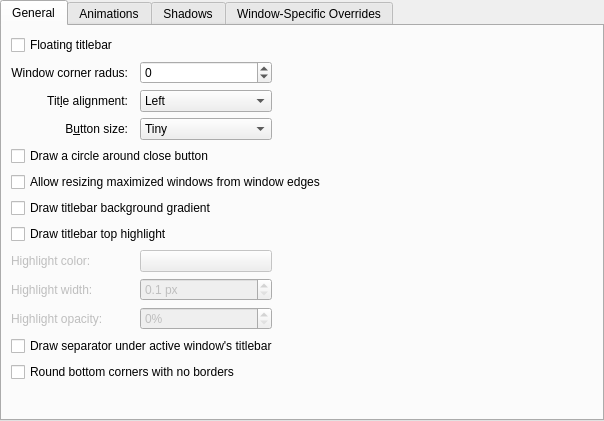
<?xml version="1.0" encoding="UTF-8"?>
<ui version="4.0">
 <class>DarklyConfigurationUI</class>
 <widget class="QWidget" name="DarklyConfigurationUI">
  <property name="geometry">
   <rect>
    <x>0</x>
    <y>0</y>
    <width>604</width>
    <height>421</height>
   </rect>
  </property>
  <layout class="QVBoxLayout" name="verticalLayout">
   <property name="margin" stdset="0">
    <number>0</number>
   </property>
   <item>
    <widget class="QTabWidget" name="tabWidget">
     <property name="currentIndex">
      <number>0</number>
     </property>
     <widget class="QWidget" name="tab">
      <attribute name="title">
       <string>General</string>
      </attribute>
      <layout class="QGridLayout" name="gridLayout_4">
       <item row="2" column="1">
        <widget class="QLabel" name="label_3">
         <property name="text">
          <string>Tit&amp;le alignment:</string>
         </property>
         <property name="alignment">
          <set>Qt::AlignmentFlag::AlignRight|Qt::AlignmentFlag::AlignTrailing|Qt::AlignmentFlag::AlignVCenter</set>
         </property>
         <property name="buddy">
          <cstring>titleAlignment</cstring>
         </property>
        </widget>
       </item>
       <item row="3" column="3">
        <widget class="QComboBox" name="buttonSize">
         <item>
          <property name="text">
           <string>Tiny</string>
          </property>
         </item>
         <item>
          <property name="text">
           <string comment="@item:inlistbox Button size:">Small</string>
          </property>
         </item>
         <item>
          <property name="text">
           <string comment="@item:inlistbox Button size:">Medium</string>
          </property>
         </item>
         <item>
          <property name="text">
           <string comment="@item:inlistbox Button size:">Large</string>
          </property>
         </item>
         <item>
          <property name="text">
           <string comment="@item:inlistbox Button size:">Very Large</string>
          </property>
         </item>
        </widget>
       </item>
       <item row="12" column="1" colspan="3">
        <widget class="QCheckBox" name="roundedCorners">
         <property name="text">
          <string>Round bottom corners with no borders</string>
         </property>
        </widget>
       </item>
       <item row="11" column="1" colspan="4">
        <widget class="QCheckBox" name="drawTitleBarSeparator">
         <property name="text">
          <string>Draw separator under active window's titlebar</string>
         </property>
        </widget>
       </item>
       <item row="2" column="4">
        <spacer name="horizontalSpacer">
         <property name="orientation">
          <enum>Qt::Orientation::Horizontal</enum>
         </property>
         <property name="sizeHint" stdset="0">
          <size>
           <width>40</width>
           <height>20</height>
          </size>
         </property>
        </spacer>
       </item>
       <item row="6" column="1" colspan="4">
        <widget class="QCheckBox" name="drawBackgroundGradient">
         <property name="text">
          <string>Draw titlebar background gradient</string>
         </property>
        </widget>
       </item>
       <item row="7" column="1" colspan="4">
        <widget class="QCheckBox" name="drawHighlight">
         <property name="text">
          <string>Draw titlebar top highlight</string>
         </property>
        </widget>
       </item>
       <item row="8" column="1">
        <widget class="QLabel" name="drawHighlightColorLabel">
         <property name="enabled">
          <bool>false</bool>
         </property>
         <property name="text">
          <string>Highlight color:</string>
         </property>
         <property name="buddy">
          <cstring>drawHighlightColor</cstring>
         </property>
        </widget>
       </item>
       <item row="8" column="3">
        <widget class="KColorButton" name="drawHighlightColor">
         <property name="enabled">
          <bool>false</bool>
         </property>
        </widget>
       </item>
       <item row="9" column="1">
        <widget class="QLabel" name="drawHighlightWidthLabel">
         <property name="enabled">
          <bool>false</bool>
         </property>
         <property name="text">
          <string>Highlight width:</string>
         </property>
         <property name="buddy">
          <cstring>drawHighlightWidth</cstring>
         </property>
        </widget>
       </item>
       <item row="9" column="3">
        <widget class="QDoubleSpinBox" name="drawHighlightWidth">
         <property name="enabled">
          <bool>false</bool>
         </property>
         <property name="decimals">
          <number>1</number>
         </property>
         <property name="suffix">
          <string> px</string>
         </property>
         <property name="minimum">
          <double>0.100000000000000</double>
         </property>
         <property name="maximum">
          <double>10.000000000000000</double>
         </property>
         <property name="singleStep">
          <double>0.100000000000000</double>
         </property>
        </widget>
       </item>
       <item row="10" column="1">
        <widget class="QLabel" name="drawHighlightOpacityLabel">
         <property name="enabled">
          <bool>false</bool>
         </property>
         <property name="text">
          <string>Highlight opacity:</string>
         </property>
         <property name="buddy">
          <cstring>drawHighlightOpacity</cstring>
         </property>
        </widget>
       </item>
       <item row="10" column="3">
        <widget class="QSpinBox" name="drawHighlightOpacity">
         <property name="enabled">
          <bool>false</bool>
         </property>
         <property name="suffix">
          <string>%</string>
         </property>
         <property name="maximum">
          <number>100</number>
         </property>
        </widget>
       </item>
       <item row="14" column="1" colspan="4">
        <spacer name="verticalSpacer">
         <property name="orientation">
          <enum>Qt::Orientation::Vertical</enum>
         </property>
         <property name="sizeHint" stdset="0">
          <size>
           <width>20</width>
           <height>40</height>
          </size>
         </property>
        </spacer>
       </item>
       <item row="1" column="3">
        <widget class="QSpinBox" name="otherCornerRadius">
         <property name="minimum">
          <number>-1</number>
         </property>
         <property name="maximum">
          <number>8</number>
         </property>
        </widget>
       </item>
       <item row="5" column="1" colspan="4">
        <widget class="QCheckBox" name="drawBorderOnMaximizedWindows">
         <property name="text">
          <string>Allow resizing maximized windows from window edges</string>
         </property>
        </widget>
       </item>
       <item row="4" column="1" colspan="4">
        <widget class="QCheckBox" name="outlineCloseButton">
         <property name="text">
          <string>Draw a circle around close button</string>
         </property>
        </widget>
       </item>
       <item row="3" column="1">
        <widget class="QLabel" name="label_4">
         <property name="text">
          <string>B&amp;utton size:</string>
         </property>
         <property name="alignment">
          <set>Qt::AlignmentFlag::AlignRight|Qt::AlignmentFlag::AlignTrailing|Qt::AlignmentFlag::AlignVCenter</set>
         </property>
         <property name="buddy">
          <cstring>buttonSize</cstring>
         </property>
        </widget>
       </item>
       <item row="2" column="3">
        <widget class="QComboBox" name="titleAlignment">
         <item>
          <property name="text">
           <string>Left</string>
          </property>
         </item>
         <item>
          <property name="text">
           <string>Center</string>
          </property>
         </item>
         <item>
          <property name="text">
           <string>Center (Full Width)</string>
          </property>
         </item>
         <item>
          <property name="text">
           <string>Right</string>
          </property>
         </item>
        </widget>
       </item>
       <item row="1" column="1">
        <widget class="QLabel" name="label_6">
         <property name="text">
          <string>Window corner radus:</string>
         </property>
         <property name="alignment">
          <set>Qt::AlignmentFlag::AlignRight|Qt::AlignmentFlag::AlignTrailing|Qt::AlignmentFlag::AlignVCenter</set>
         </property>
        </widget>
       </item>
       <item row="0" column="1">
        <widget class="QCheckBox" name="floatingTitlebar">
         <property name="text">
          <string>Floating titlebar</string>
         </property>
        </widget>
       </item>
      </layout>
     </widget>
     <widget class="QWidget" name="tab_2">
      <attribute name="title">
       <string>Animations</string>
      </attribute>
      <layout class="QGridLayout" name="gridLayout_5">
       <item row="1" column="0">
        <widget class="QLabel" name="animationsDurationLabel">
         <property name="enabled">
          <bool>false</bool>
         </property>
         <property name="text">
          <string>Anima&amp;tions duration:</string>
         </property>
         <property name="alignment">
          <set>Qt::AlignmentFlag::AlignRight|Qt::AlignmentFlag::AlignTrailing|Qt::AlignmentFlag::AlignVCenter</set>
         </property>
         <property name="buddy">
          <cstring>animationsDuration</cstring>
         </property>
        </widget>
       </item>
       <item row="1" column="1">
        <widget class="QSpinBox" name="animationsDuration">
         <property name="enabled">
          <bool>false</bool>
         </property>
         <property name="suffix">
          <string> ms</string>
         </property>
         <property name="maximum">
          <number>500</number>
         </property>
        </widget>
       </item>
       <item row="1" column="2">
        <spacer name="horizontalSpacer_4">
         <property name="orientation">
          <enum>Qt::Orientation::Horizontal</enum>
         </property>
         <property name="sizeHint" stdset="0">
          <size>
           <width>40</width>
           <height>20</height>
          </size>
         </property>
        </spacer>
       </item>
       <item row="0" column="0" colspan="3">
        <widget class="QCheckBox" name="animationsEnabled">
         <property name="text">
          <string>Enable animations</string>
         </property>
        </widget>
       </item>
       <item row="2" column="0" colspan="3">
        <spacer name="verticalSpacer_2">
         <property name="orientation">
          <enum>Qt::Orientation::Vertical</enum>
         </property>
         <property name="sizeHint" stdset="0">
          <size>
           <width>20</width>
           <height>40</height>
          </size>
         </property>
        </spacer>
       </item>
      </layout>
     </widget>
     <widget class="QWidget" name="tab_4">
      <attribute name="title">
       <string>Shadows</string>
      </attribute>
      <layout class="QGridLayout" name="gridLayout">
       <item row="0" column="1">
        <widget class="QLabel" name="label">
         <property name="text">
          <string>Si&amp;ze:</string>
         </property>
         <property name="buddy">
          <cstring>shadowSize</cstring>
         </property>
        </widget>
       </item>
       <item row="2" column="2">
        <widget class="KColorButton" name="shadowColor"/>
       </item>
       <item row="1" column="3">
        <spacer name="horizontalSpacer_5">
         <property name="orientation">
          <enum>Qt::Orientation::Horizontal</enum>
         </property>
         <property name="sizeHint" stdset="0">
          <size>
           <width>40</width>
           <height>20</height>
          </size>
         </property>
        </spacer>
       </item>
       <item row="0" column="2">
        <widget class="QComboBox" name="shadowSize">
         <item>
          <property name="text">
           <string comment="@item:inlistbox Button size:">None</string>
          </property>
         </item>
         <item>
          <property name="text">
           <string comment="@item:inlistbox Button size:">Small</string>
          </property>
         </item>
         <item>
          <property name="text">
           <string comment="@item:inlistbox Button size:">Medium</string>
          </property>
         </item>
         <item>
          <property name="text">
           <string comment="@item:inlistbox Button size:">Large</string>
          </property>
         </item>
         <item>
          <property name="text">
           <string comment="@item:inlistbox Button size:">Very Large</string>
          </property>
         </item>
        </widget>
       </item>
       <item row="2" column="1">
        <widget class="QLabel" name="label_5">
         <property name="text">
          <string>Color:</string>
         </property>
        </widget>
       </item>
       <item row="1" column="1">
        <widget class="QLabel" name="label_2">
         <property name="text">
          <string comment="strength of the shadow (from transparent to opaque)">S&amp;trength:</string>
         </property>
         <property name="buddy">
          <cstring>shadowStrength</cstring>
         </property>
        </widget>
       </item>
       <item row="1" column="2">
        <widget class="QSpinBox" name="shadowStrength">
         <property name="suffix">
          <string>%</string>
         </property>
         <property name="minimum">
          <number>10</number>
         </property>
         <property name="maximum">
          <number>100</number>
         </property>
        </widget>
       </item>
       <item row="4" column="0" colspan="4">
        <spacer name="verticalSpacer_3">
         <property name="orientation">
          <enum>Qt::Orientation::Vertical</enum>
         </property>
         <property name="sizeHint" stdset="0">
          <size>
           <width>20</width>
           <height>40</height>
          </size>
         </property>
        </spacer>
       </item>
      </layout>
     </widget>
     <widget class="QWidget" name="tab_3">
      <attribute name="title">
       <string>Window-Specific Overrides</string>
      </attribute>
      <layout class="QVBoxLayout" name="verticalLayout_3">
       <item>
        <widget class="Darkly::ExceptionListWidget" name="exceptions" native="true">
         <property name="sizePolicy">
          <sizepolicy hsizetype="Preferred" vsizetype="Expanding">
           <horstretch>0</horstretch>
           <verstretch>0</verstretch>
          </sizepolicy>
         </property>
        </widget>
       </item>
      </layout>
     </widget>
    </widget>
   </item>
  </layout>
 </widget>
 <customwidgets>
  <customwidget>
   <class>KColorButton</class>
   <extends>QPushButton</extends>
   <header>kcolorbutton.h</header>
  </customwidget>
  <customwidget>
   <class>Darkly::ExceptionListWidget</class>
   <extends>QWidget</extends>
   <header>config/darklyexceptionlistwidget.h</header>
   <container>1</container>
  </customwidget>
 </customwidgets>
 <tabstops>
  <tabstop>tabWidget</tabstop>
  <tabstop>titleAlignment</tabstop>
  <tabstop>buttonSize</tabstop>
  <tabstop>outlineCloseButton</tabstop>
  <tabstop>drawBorderOnMaximizedWindows</tabstop>
  <tabstop>drawBackgroundGradient</tabstop>
  <tabstop>drawHighlight</tabstop>
  <tabstop>drawHighlightColor</tabstop>
  <tabstop>drawHighlightWidth</tabstop>
  <tabstop>drawHighlightOpacity</tabstop>
  <tabstop>drawTitleBarSeparator</tabstop>
  <tabstop>animationsEnabled</tabstop>
  <tabstop>animationsDuration</tabstop>
 </tabstops>
 <resources/>
 <connections>
  <connection>
   <sender>animationsEnabled</sender>
   <signal>toggled(bool)</signal>
   <receiver>animationsDurationLabel</receiver>
   <slot>setEnabled(bool)</slot>
   <hints>
    <hint type="sourcelabel">
     <x>34</x>
     <y>194</y>
    </hint>
    <hint type="destinationlabel">
     <x>84</x>
     <y>221</y>
    </hint>
   </hints>
  </connection>
  <connection>
   <sender>animationsEnabled</sender>
   <signal>toggled(bool)</signal>
   <receiver>animationsDuration</receiver>
   <slot>setEnabled(bool)</slot>
   <hints>
    <hint type="sourcelabel">
     <x>108</x>
     <y>194</y>
    </hint>
    <hint type="destinationlabel">
     <x>141</x>
     <y>229</y>
    </hint>
   </hints>
  </connection>
 </connections>
</ui>
